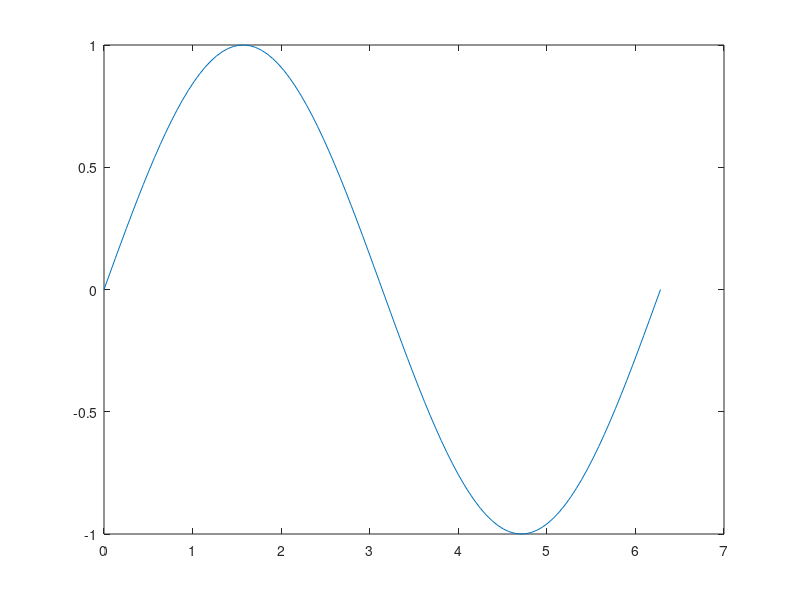
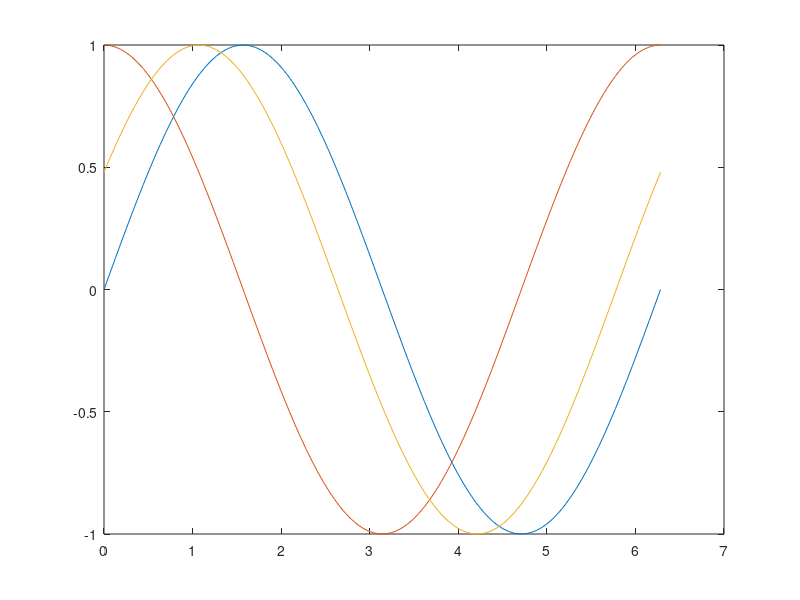
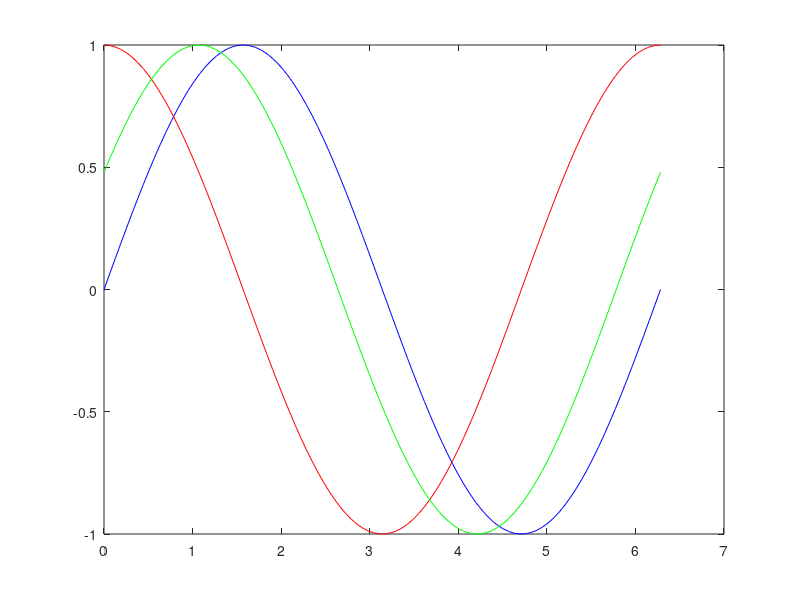
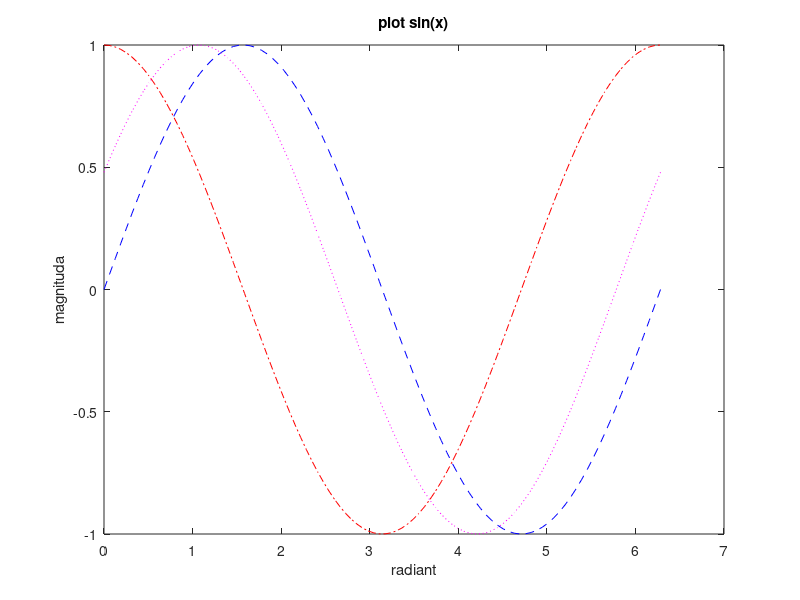

These charts were generated, in order, by the following MATLAB code:
clear 
clc

x0 = 1:5
x1 = linspace(1,2,5) %nilai awal, nilai akhir, mau berapa angka

x = linspace(0,2*pi,100);
y1 = sin(x);
y2 = cos(x);
y3 = sin(x+0.5);

%plot single line
figure(1)
plot(x,y1)

%plot multi lines
figure(2)
plot(x,y1,x,y2,x,y3)

% Multi lines dengan warna custom
figure(3)
plot(x,y1,'b',x,y2,'r',x,y3,'g')

% Multi lines dengan warna custom dan tipe garis
figure(4)
plot(x,y1,'b--',x,y2,'r-.',x,y3,'m:')

title('plot sin(x)');
xlabel('radiant');
ylabel('magnituda');